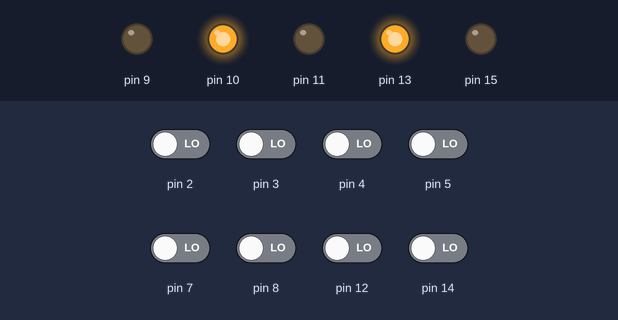
Bench run of a sketch on a simulated Arduino Uno, built with avr-gcc and run on an emulated ATmega328P. Parts: output pins drawn as LEDs (lit = HIGH). The inputs (shaded band) are chosen by the test bench; at power-on: pin 2–5, pin 7, pin 8, pin 12, pin 14 LOW.

Above: at 1.2 s.
1.3 s: pin 2 driven HIGH
At 2.1 s:
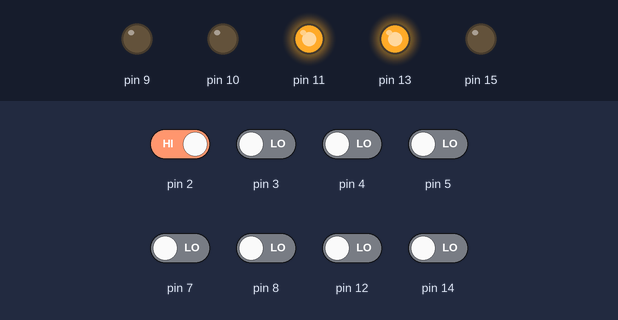
2.8 s: pin 2 driven LOW
At 3.3 s:
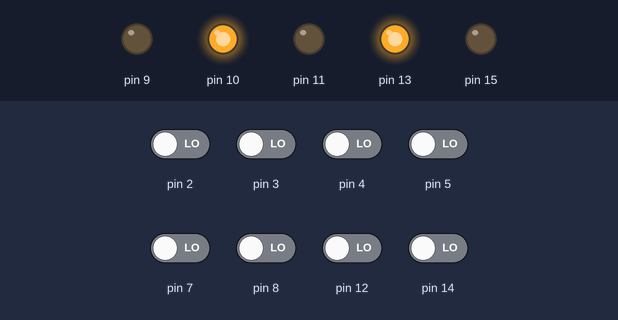
4.3 s: pin 7 driven HIGH
At 5.5 s:
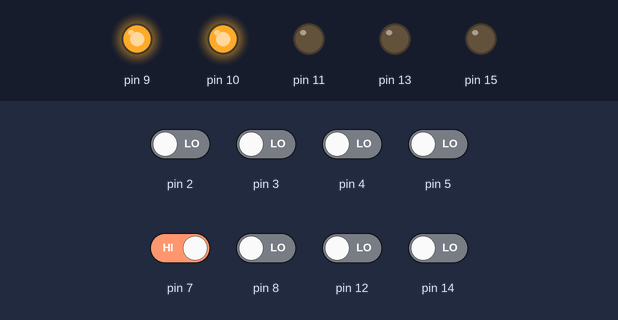
5.8 s: pin 7 driven LOW
At 6.7 s:
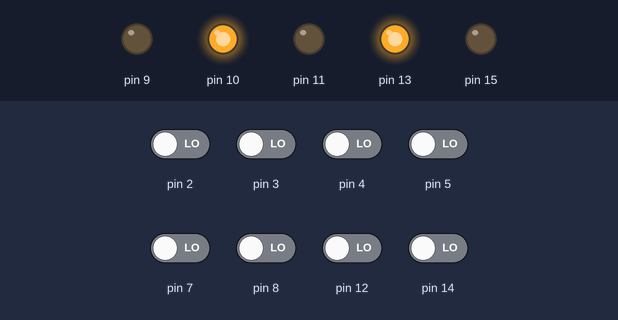
Timing chart, 0 to 8.3 s (numbered marks = the images above; inputs shaded):
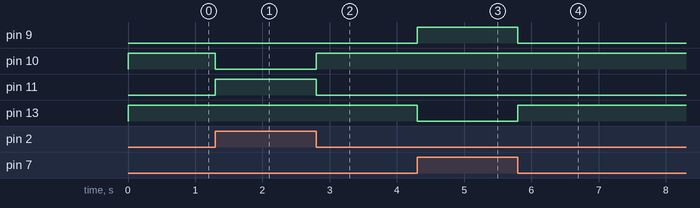

Measured:
- after the input at 1.3 s, pin 10: HIGH → LOW at once; pin 11: LOW → HIGH at once
- after the input at 2.8 s, pin 10: LOW → HIGH at once; pin 11: HIGH → LOW at once
- after the input at 4.3 s, pin 9: LOW → HIGH at once; pin 13: HIGH → LOW at once
- after the input at 5.8 s, pin 9: HIGH → LOW at once; pin 13: LOW → HIGH at once

The sketch:

Line_new_2.0.ino
```cpp
int switchstate = 0;
int m1 = 6;
int m2 = 9;
int m3 = 10;
int m4 = 11;
float s1, s2, s3, s4, s5, s6, s7, s8;
int sr1, sr2, sr3, sr4, sr5, sr6, sr7, sr8;
int sp = 0; float r;
float integral = 0; float diff = 0; float e_prev = 0;
int e, u, k;
void setup()
{
  pinMode(2, INPUT);
  pinMode(3, INPUT);
  pinMode(4, INPUT);
  pinMode(5, INPUT);
  pinMode(7, INPUT);
  pinMode(8, INPUT);
  pinMode(12, INPUT);
  pinMode(16, INPUT);
  pinMode(15, OUTPUT);
  pinMode(9, OUTPUT);
  pinMode(10, OUTPUT);
  pinMode(11, OUTPUT);
  pinMode(14, INPUT);
  pinMode(13, OUTPUT);
}
void loop()
{

  sr1 = digitalRead(2);
  sr2 = digitalRead(3);
  sr3 = digitalRead(4);
  sr4 = digitalRead(5);
  sr5 = digitalRead(7);
  sr6 = digitalRead(8);
  sr7 = digitalRead(12);
  sr8 = digitalRead(14);
  s1 = -3 * sr1;
  s2 = -2 * sr2;
  s3 = -1 * sr3;
  s4 = -1 * sr4;
  s5 = 1 * sr5;
  s6 = 1 * sr6;
  s7 = 2 * sr7;
  s8 = 3 * sr8;
  r = (s1 + s2 + s3 + s4 + s5 + s6 + s7 + s8);
  if (r == 0)
  {
    digitalWrite(13, HIGH);
    digitalWrite(10, HIGH);
    digitalWrite(9, LOW);
    digitalWrite(11, LOW);
  }
  if (r < 0)
  {
    digitalWrite(13, HIGH);
    digitalWrite(10, LOW);
    digitalWrite(9, LOW);
    digitalWrite(11, HIGH);
  }
  if (r > 0)
  {
    digitalWrite(10, HIGH);
    digitalWrite(13, LOW);
    digitalWrite(9, HIGH);
    digitalWrite(11, LOW);
  }
}
```
